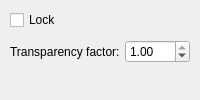
             <widget class="QWidget" name="m_pGeneralWidget" native="true">
              <layout class="QFormLayout" name="m_pGeneralLayout">
               <property name="horizontalSpacing">
                <number>5</number>
               </property>
               <property name="verticalSpacing">
                <number>10</number>
               </property>
               <property name="leftMargin">
                <number>10</number>
               </property>
               <property name="topMargin">
                <number>10</number>
               </property>
               <property name="rightMargin">
                <number>10</number>
               </property>
               <property name="bottomMargin">
                <number>10</number>
               </property>
               <item row="0" column="0">
                <widget class="QCheckBox" name="m_pCheckBoxLock">
                 <property name="text">
                  <string>Lock</string>
                 </property>
                </widget>
               </item>
               <item row="1" column="0">
                <widget class="QLabel" name="label_3">
                 <property name="text">
                  <string>Transparency factor:</string>
                 </property>
                </widget>
               </item>
               <item row="1" column="1">
                <widget class="QDoubleSpinBox" name="m_pSpinBoxTransparency">
                 <property name="maximum">
                  <double>1.000000000000000</double>
                 </property>
                 <property name="singleStep">
                  <double>0.010000000000000</double>
                 </property>
                 <property name="value">
                  <double>1.000000000000000</double>
                 </property>
                </widget>
               </item>
              </layout>
             </widget>
